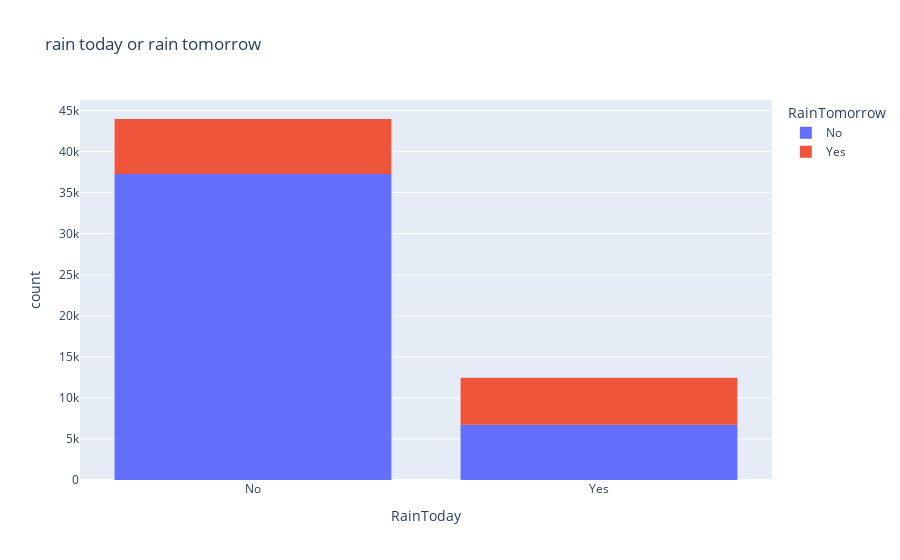

Notebook source saved alongside this figure:
### Markdown cell above
###  VISUALIZATION IN DATA

### Code cell
px.histogram(data , x='RainToday' ,color='RainTomorrow' , title="rain today or rain tomorrow")

### Figure 1 — Plotly figure (JSON) as saved in the notebook; plotly's stock layout.template omitted (floating-point values rounded to 4 significant figures; data arrays with more than 128 entries replaced by an {"elided": "..."} marker saying what was removed)
{"data": [{"alignmentgroup": "True", "bingroup": "x", "hovertemplate": "RainTomorrow=No<br>RainToday=%{x}<br>count=%{y}<extra></extra>", "legendgroup": "No", "marker": {"color": "#636efa", "pattern": {"shape": ""}}, "name": "No", "offsetgroup": "No", "orientation": "v", "showlegend": true, "type": "histogram", "x": {"elided": "43993 str values"}, "xaxis": "x", "yaxis": "y"}, {"alignmentgroup": "True", "bingroup": "x", "hovertemplate": "RainTomorrow=Yes<br>RainToday=%{x}<br>count=%{y}<extra></extra>", "legendgroup": "Yes", "marker": {"color": "#EF553B", "pattern": {"shape": ""}}, "name": "Yes", "offsetgroup": "Yes", "orientation": "v", "showlegend": true, "type": "histogram", "x": {"elided": "12427 str values"}, "xaxis": "x", "yaxis": "y"}], "layout": {"barmode": "relative", "legend": {"title": {"text": "RainTomorrow"}, "tracegroupgap": 0}, "title": {"text": "rain today or rain tomorrow"}, "xaxis": {"anchor": "y", "domain": [0, 1], "title": {"text": "RainToday"}}, "yaxis": {"anchor": "x", "domain": [0, 1], "title": {"text": "count"}}}}
